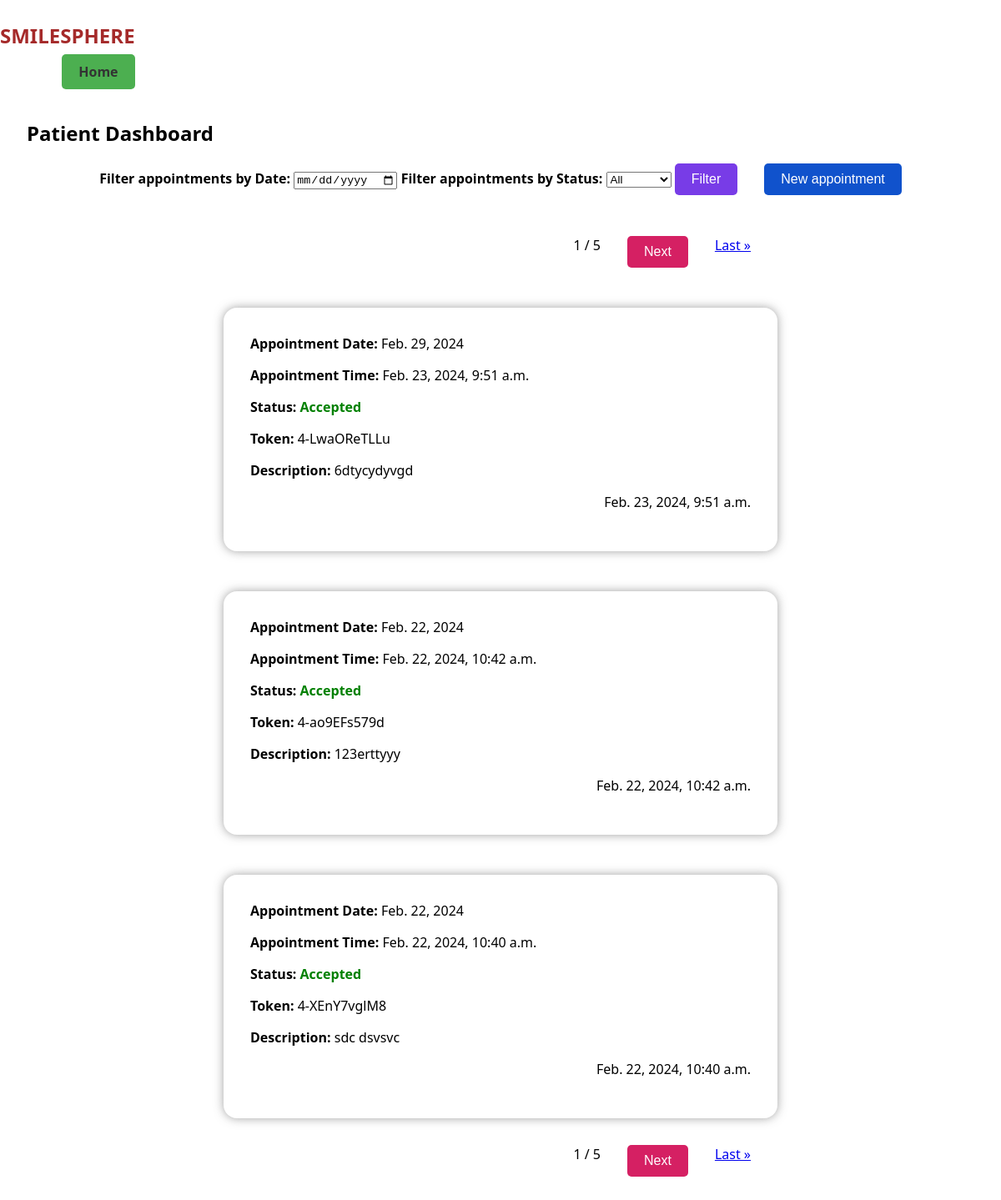
The page /dashboard/ (signed in) on the database as committed earlier.
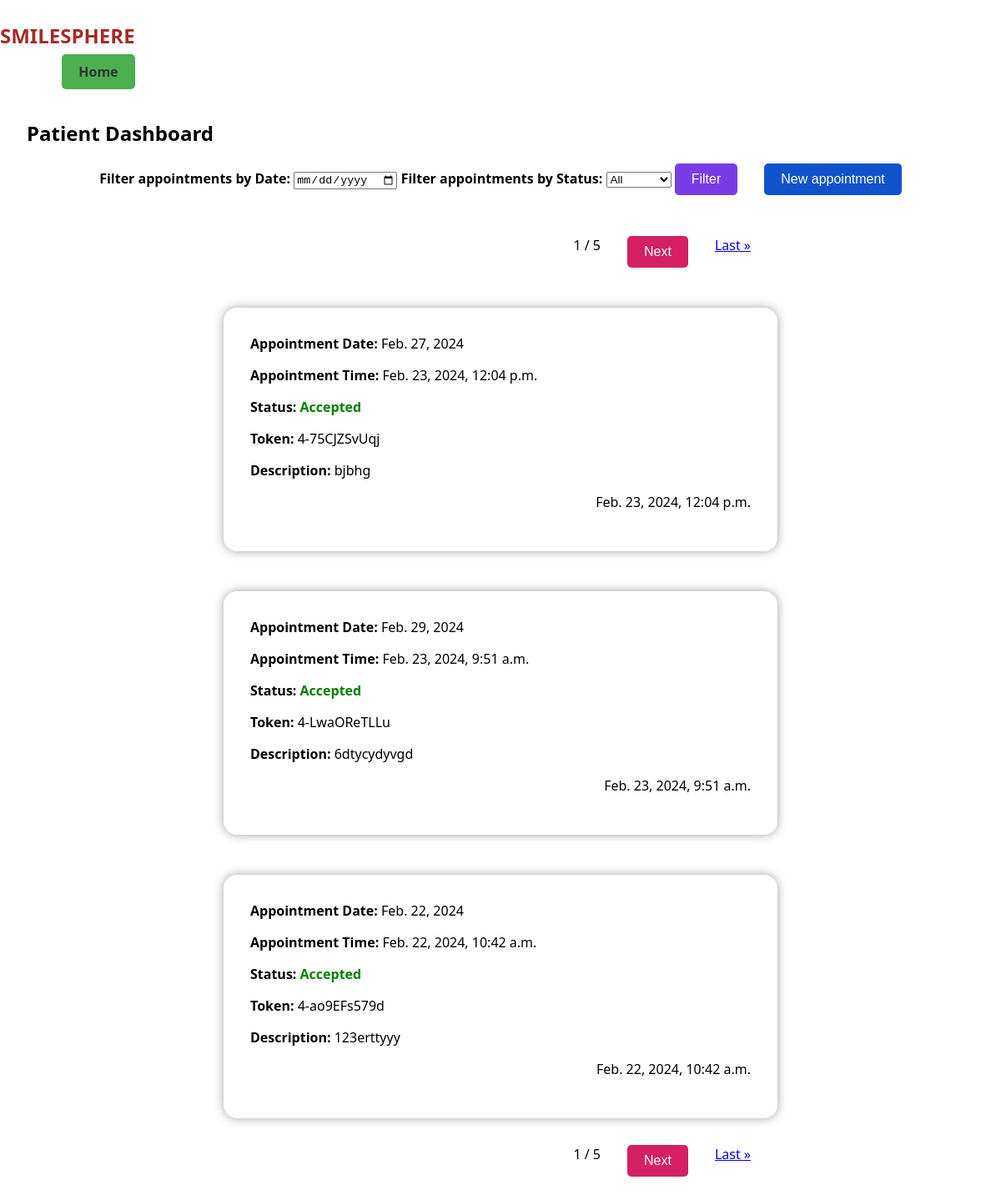
The same page on the database as committed later.
### SmileSphereApp/models.py (models this page shows, shortened)
class Appointment(models.Model):
    STATUS_CHOICES = (
        (1, 'Pending'),
        (2, 'Accepted'),
        (3, 'Rejected'),
    )
    date = models.DateField()
    description = models.TextField()
    patient = models.ForeignKey(Patient, on_delete=models.CASCADE)
    status = models.IntegerField(choices=STATUS_CHOICES)
    patient_token = models.CharField(max_length=255)
    created_at = models.DateTimeField(default=timezone.now)
    updated_at = models.DateTimeField(default=timezone.now)
    appointment_time = models.DateTimeField()

### SmileSphereApp/views.py (the view)
# urls.py: path('dashboard/', views.dashboard, name='dashboard'),
def dashboard(request):
    patient_id = request.session.get('patient_id')
    appointments = Appointment.objects.filter(patient_id=patient_id)
    date_filter = request.GET.get('date')
    if date_filter:
        appointments = appointments.filter(date=date_filter)
    status_filter = request.GET.get('status')
    if status_filter:
        appointments = appointments.filter(status=status_filter)
    appointments = appointments.order_by('-id')
    paginator = Paginator(appointments, 3)  # Show 10 appointments per page
    page_number = request.GET.get('page')
    page_obj = paginator.get_page(page_number)
    context = {'page_obj': page_obj, 'paginator': paginator}
    if not appointments:
        context['no_appointments'] = True
    return render(request, 'patient_dashboard.html', context)

### template/patient_dashboard.html (shortened to what this page needs)
<!DOCTYPE html>
<html lang="en">
<head>
</head>
<body>
    <header>
        <div class="container-fluid head-container">
            <div class="container">
                <div class="row">
                    <div class="col-md-3 logocol">
                        <h1 class="m-0 text-uppercase" style="color: brown;">SMILESPHERE</h1>
                    </div>
                    <div id="navbarNavDropdown" class="col-md-9 d-none d-md-block navcol">
                        <ul>
                            <li><a class="nav-btn" href="{% url "index2" %}">Home</a></li>
                        </ul>
                    </div>
                </div>
            </div>
        </div>
    </header>
    <div class="bg-header">
        <h2 class="ml-2">Patient Dashboard {% if patient_username %} username:  {{ patient_username }}{% endif %}</h2>
<div class="pat-dash-header">
    <form method="GET">
        <label for="date"><strong>Filter appointments by Date:</strong></label>
        <input type="date" name="date">
        <label for="status"><strong>Filter appointments by Status:</strong></label>
        <select name="status">
            <option value="">All</option>
        </select>
        <button class="filter-btn" type="submit">Filter</button>
    </form>
    <a href="{% url 'patient_appointment' %}">  <button class="appo-btn">New appointment</button> </a>
</div>
</div>
    <div class="dash-body-cntr">
        {% if no_appointments %}
        <p>No appointments found.</p>
    {% else %}
        {% if paginator.num_pages > 1 %}
            <div class="pagination-c">
                <span>{{ page_obj.number }} / {{ paginator.num_pages }}</span>
                {% if page_obj.has_next %}
                    <a href="?page={{ page_obj.next_page_number }}"><button class="page-btn">Next</button></a>
                    <a href="?page={{ paginator.num_pages }}">Last &raquo;</a>
                {% endif %}
            </div>
        {% endif %}
            {% for appointment in page_obj %}
<div class="card-dash">
    <div>
        <strong>Appointment Date:</strong> {{ appointment.date }}
    </div>
    <div>
        <p>
            {% if appointment.status == 2 %}
            <strong>Appointment Time:</strong> {{ appointment.appointment_time }}
            {% else %}
                <strong>Appointment Time:</strong> Not yet accepted
            {% endif %}
        </p>
    </div>
    <strong>Status:</strong>
    {% if appointment.status == 1 or appointment.status == 3 %}
        <strong style="color: red">{{ appointment.get_status_display }}</strong>
    {% elif appointment.status == 2 %}
        <strong style="color: green">{{ appointment.get_status_display }}</strong>
    {% endif %}
    <p>
        {% if appointment.status == 2 %}
            <strong>Token:</strong> {{ appointment.patient_token }}
        {% else %}
            <strong>Token:</strong> Not yet accepted
        {% endif %}
    </p>
    <div>
        <strong>Description:</strong>
        <span>{{ appointment.description }}</span>
    </div>
    <div class="created-dt">
        <p>{{ appointment.created_at }}</p>
    </div>
</div>
            {% endfor %}
    {% if paginator.num_pages > 1 %}
    <div class="pagination-c">
        <span>{{ page_obj.number }} / {{ paginator.num_pages }}</span>
        {% if page_obj.has_next %}
            <a href="?page={{ page_obj.next_page_number }}"><button class="page-btn">Next</button></a>
            <a href="?page={{ paginator.num_pages }}">Last &raquo;</a>
        {% endif %}
    </div>
{% endif %}
    </div>
    {% endif %}
</body>
</html>

Rows that differ between the two databases and show on the page:
no longer on this page (row unchanged): Appointment: date "Feb. 22, 2024", appointment_time "Feb. 22, 2024, 10:40 a.m.", status "Accepted", patient_token "4-XEnY7vglM8", description "sdc dsvsvc", created_at "Feb. 22, 2024, 10:40 a.m."
added Appointment: date "Feb. 27, 2024", appointment_time "Feb. 23, 2024, 12:04 p.m.", status "Accepted", patient_token "4-75CJZSvUqj", description "bjbhg", created_at "Feb. 23, 2024, 12:04 p.m."
